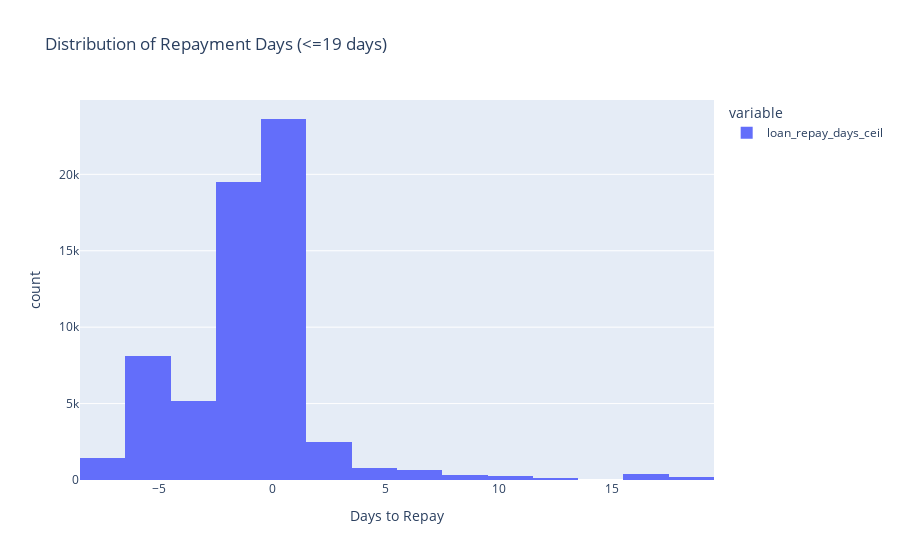

Source (notebook cell):
### Markdown cell above
Insight: Close to 94% are excellent customers, poor accounts are 4%. Could lead to potential class imbalance

### Code cell
# days taken to repay loan
df['loan_repay_days_ceil'] = np.ceil(df['loan_repay_days']).astype(int)

# plot
repay_days19 = df[df['loan_repay_days_ceil'] <= 19]['loan_repay_days_ceil']

fig = px.histogram(
    repay_days19, 
    nbins=19, 
    title='Distribution of Repayment Days (<=19 days)',
    labels={'value':'Days to Repay', 'count':'Number of Loans'}
)
fig.show()

### Figure 1 — Plotly figure (JSON) as saved in the notebook; plotly's stock layout.template omitted (floating-point values rounded to 4 significant figures; data arrays with more than 128 entries replaced by an {"elided": "..."} marker saying what was removed)
{"data": [{"bingroup": "x", "hovertemplate": "variable=loan_repay_days_ceil<br>Days to Repay=%{x}<br>count=%{y}<extra></extra>", "legendgroup": "loan_repay_days_ceil", "marker": {"color": "#636efa", "pattern": {"shape": ""}}, "name": "loan_repay_days_ceil", "nbinsx": 19, "orientation": "v", "showlegend": true, "type": "histogram", "x": {"elided": "63053 int values"}, "xaxis": "x", "yaxis": "y"}], "layout": {"barmode": "relative", "legend": {"title": {"text": "variable"}, "tracegroupgap": 0}, "title": {"text": "Distribution of Repayment Days (<=19 days)"}, "xaxis": {"anchor": "y", "domain": [0, 1], "title": {"text": "Days to Repay"}}, "yaxis": {"anchor": "x", "domain": [0, 1], "title": {"text": "count"}}}}
